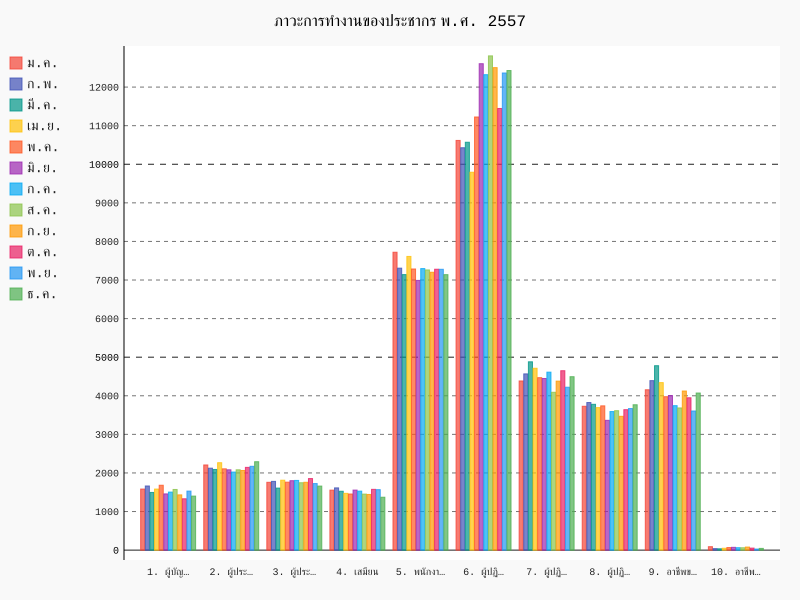

The Python source for this figure:
"""make graph"""
import pygal
from xlrd import open_workbook
def make_graph():
    """make graph in section center"""

    #open worksheet
    book = open_workbook('D:/MB_Boss/KMITL/PSIT/Project/54,57.xlsx')
    sheet = book.sheet_by_index(1) #code select sheet
    jan = [sheet.cell(col_index, 1).value for col_index in range(1, 11)]
    feb = [sheet.cell(col_index, 2).value for col_index in range(1, 11)]
    mar = [sheet.cell(col_index, 3).value for col_index in range(1, 11)]
    apr = [sheet.cell(col_index, 4).value for col_index in range(1, 11)]
    may = [sheet.cell(col_index, 5).value for col_index in range(1, 11)]
    jun = [sheet.cell(col_index, 6).value for col_index in range(1, 11)]
    july = [sheet.cell(col_index, 7).value for col_index in range(1, 11)]
    aug = [sheet.cell(col_index, 8).value for col_index in range(1, 11)]
    sep = [sheet.cell(col_index, 9).value for col_index in range(1, 11)]
    octo = [sheet.cell(col_index, 10).value for col_index in range(1, 11)]
    nov = [sheet.cell(col_index, 11).value for col_index in range(1, 11)]
    dec = [sheet.cell(col_index, 12).value for col_index in range(1, 11)]


    #make graph
    line_chart =  pygal.Bar()
    line_chart.title = 'ภาวะการทำงานของประชากร พ.ศ. 2557'
    career = []
    for i in [sheet.cell(col_index, 0).value for col_index in range(1, 11)]:
        career.append(i)

    line_chart.x_labels = map(str, career)
    line_chart.add(sheet.cell(0, 1).value, jan)
    line_chart.add(sheet.cell(0, 2).value, feb)
    line_chart.add(sheet.cell(0, 3).value, mar)
    line_chart.add(sheet.cell(0, 4).value, apr)
    line_chart.add(sheet.cell(0, 5).value, may)
    line_chart.add(sheet.cell(0, 6).value, jun)
    line_chart.add(sheet.cell(0, 7).value, july)
    line_chart.add(sheet.cell(0, 8).value, aug)
    line_chart.add(sheet.cell(0, 9).value, sep)
    line_chart.add(sheet.cell(0, 10).value, octo)
    line_chart.add(sheet.cell(0, 11).value, nov)
    line_chart.add(sheet.cell(0, 12).value, dec)
    line_chart.render_to_file('57.svg')
make_graph()
